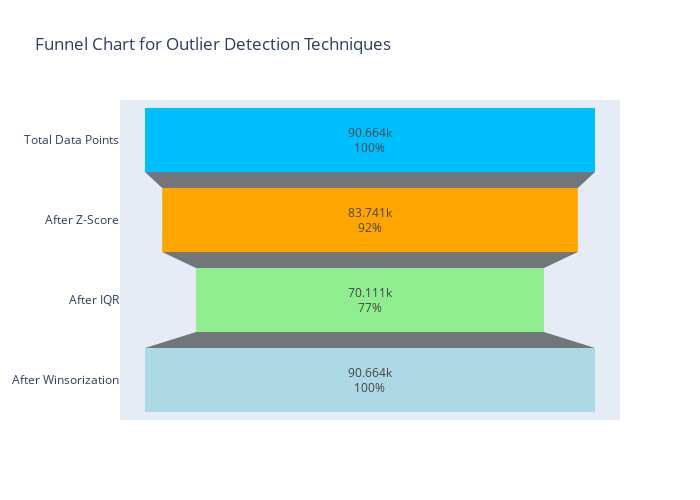

The notebook cell this image was saved under:
### Code cell
# Calculate remaining data points after each method
total_data_points = len(df_selected)
remaining_z_score = len(df_selected) - num_outliers_z
remaining_iqr = len(df_selected) - num_outliers_iqr
remaining_winsorization = len(df_winsorized)

# Data for the funnel chart
stages = ['Total Data Points', 'After Z-Score', 'After IQR', 'After Winsorization']
values = [total_data_points, remaining_z_score, remaining_iqr, remaining_winsorization]

# Create the funnel chart
fig = go.Figure(go.Funnel(
    y=stages,
    x=values,
    textinfo="value+percent initial",
    marker={"color": ["deepskyblue", "orange", "lightgreen", "lightblue"]}
))

# Update the layout for better presentation
fig.update_layout(
    title="Funnel Chart for Outlier Detection Techniques",
    funnelmode="stack",
    width=700,
    height=500
)

fig.show()

### Figure 1 — Plotly figure (JSON) as saved in the notebook; plotly's stock layout.template omitted (floating-point values rounded to 4 significant figures)
{"data": [{"marker": {"color": ["deepskyblue", "orange", "lightgreen", "lightblue"]}, "textinfo": "value+percent initial", "type": "funnel", "x": [90664, 83741, 70111, 90664], "y": ["Total Data Points", "After Z-Score", "After IQR", "After Winsorization"]}], "layout": {"funnelmode": "stack", "height": 500, "title": {"text": "Funnel Chart for Outlier Detection Techniques"}, "width": 700, "xaxis": {"autorange": true, "range": [-50370.0, 50370.0], "type": "linear"}, "yaxis": {"autorange": true, "range": [3.5, -0.5], "type": "category"}}}
